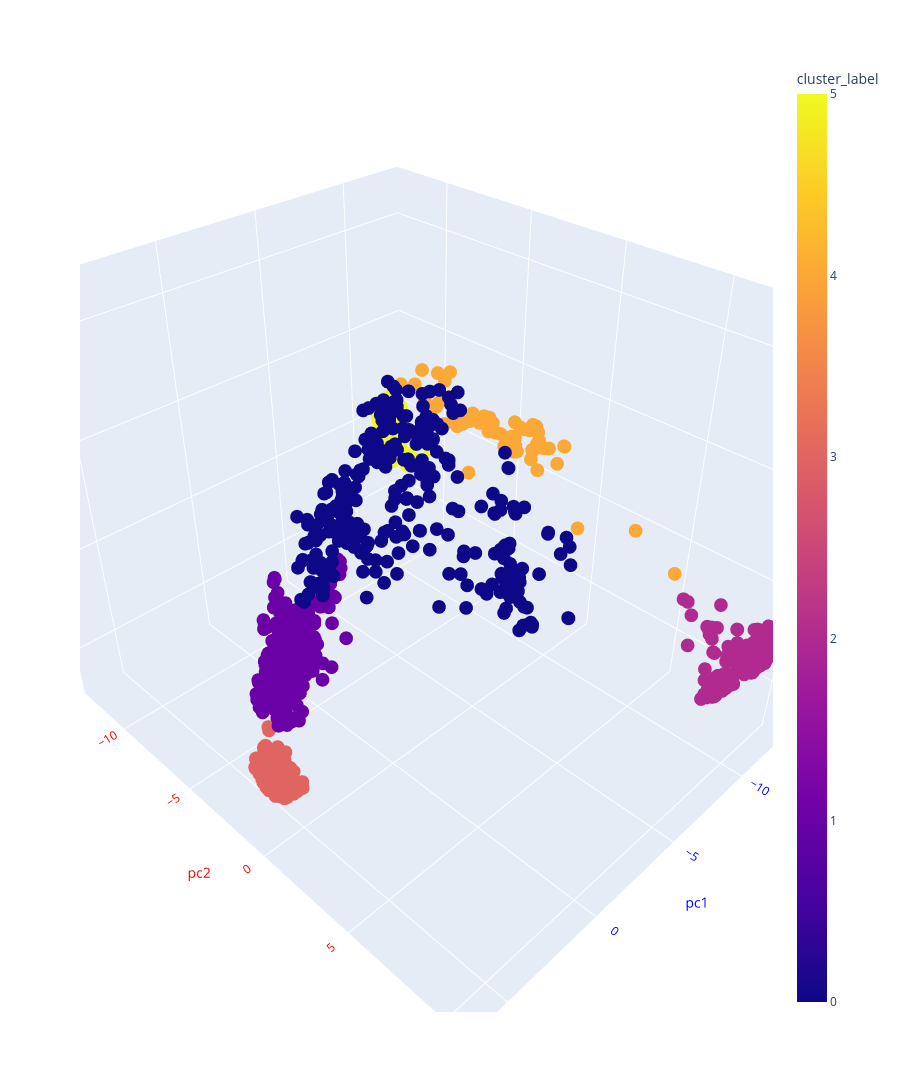

Notebook source saved alongside this figure:
### Code cell
import plotly.express as px
fig = px.scatter_3d(pca_pd, x='pc1', y='pc2', z='pc3', color='cluster_label', height = 1200)

fig.update_scenes(xaxis_title_font_color="blue",
                  xaxis_tickfont_color="blue",
                  yaxis_title_font_color="red",
                  yaxis_tickfont_color="red",  
                  zaxis_title_font_color="green",
                  zaxis_tickfont_color="green",)
fig.show()

### Figure 1 — Plotly figure (JSON) as saved in the notebook; plotly's stock layout.template omitted (floating-point values rounded to 4 significant figures; data arrays with more than 128 entries replaced by an {"elided": "..."} marker saying what was removed)
{"data": [{"hovertemplate": "pc1=%{x}<br>pc2=%{y}<br>pc3=%{z}<br>cluster_label=%{marker.color}<extra></extra>", "legendgroup": "", "marker": {"color": {"elided": "4953 int values"}, "coloraxis": "coloraxis", "symbol": "circle"}, "mode": "markers", "name": "", "scene": "scene", "showlegend": false, "type": "scatter3d", "x": {"elided": "4953 float values"}, "y": {"elided": "4953 float values"}, "z": {"elided": "4953 float values"}}], "layout": {"coloraxis": {"colorbar": {"title": {"text": "cluster_label"}}, "colorscale": [[0, "#0d0887"], [0.1111, "#46039f"], [0.2222, "#7201a8"], [0.3333, "#9c179e"], [0.4444, "#bd3786"], [0.5556, "#d8576b"], [0.6667, "#ed7953"], [0.7778, "#fb9f3a"], [0.8889, "#fdca26"], [1, "#f0f921"]]}, "height": 1200, "legend": {"tracegroupgap": 0}, "margin": {"t": 60}, "scene": {"domain": {"x": [0, 1], "y": [0, 1]}, "xaxis": {"tickfont": {"color": "blue"}, "title": {"font": {"color": "blue"}, "text": "pc1"}}, "yaxis": {"tickfont": {"color": "red"}, "title": {"font": {"color": "red"}, "text": "pc2"}}, "zaxis": {"tickfont": {"color": "green"}, "title": {"font": {"color": "green"}, "text": "pc3"}}}}}
